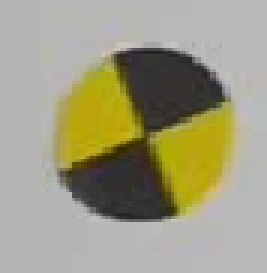
#> input picture target.jpg, 89 x 91 px (shown 3 times larger)
$ python main.py --video selected_keypoints.jpg --target target.jpg
#> lines starting #> are read from the running program, lines starting #| are printed output that depends on the picture; after the words box and inside, x2 and y2 are one past the last pixel; in counts of white or black regions, pixels touching at a corner belong together
#> in main, template is the input picture: shape (91, 89, 3); mean B, G, R 130.9, 156.3, 159.8
import cv2
import numpy as np
import argparse
import sys


# -------------------- basic preprocessing --------------------

def preprocess_gray(img):
    if len(img.shape) == 3:
        gray = cv2.cvtColor(img, cv2.COLOR_BGR2GRAY)
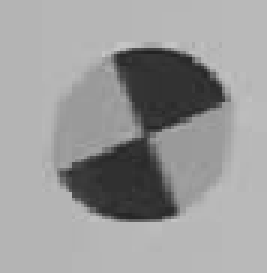
#> gray: shape (91, 89) (shown 3 times larger); min 34, max 198, mean 154.5
    else:
        gray = img.copy()
    gray = cv2.GaussianBlur(gray, (3, 3), 0)
    return gray


def preprocess_edge(img):
    gray = preprocess_gray(img)
    edge = cv2.Canny(gray, 50, 150)
    return edge


# -------------------- rotate / scale template --------------------

def rotate_bound_with_matrix(img, angle, border_value=0):
    h, w = img.shape[:2]
    cx, cy = w / 2.0, h / 2.0

    M = cv2.getRotationMatrix2D((cx, cy), angle, 1.0)

    cos = abs(M[0, 0])
    sin = abs(M[0, 1])

    nw = int(h * sin + w * cos)
    nh = int(h * cos + w * sin)

    M[0, 2] += nw / 2.0 - cx
    M[1, 2] += nh / 2.0 - cy

    rotated = cv2.warpAffine(img, M, (nw, nh), borderValue=border_value)
    return rotated, M


def rotate_bound(img, angle, border_value=0):
    rotated, _ = rotate_bound_with_matrix(img, angle, border_value)
    return rotated


# -------------------- target keypoints --------------------

def detect_target_keypoints(template, max_corners=120, quality=0.01, min_distance=5):
    gray = preprocess_gray(template)

    corners = cv2.goodFeaturesToTrack(
        gray,
        maxCorners=max_corners,
        qualityLevel=quality,
        minDistance=min_distance,
        blockSize=3,
        useHarrisDetector=False
    )
#> corners = 29 rows, first 8: [58, 70], [20, 57], [38, 19], [46, 44], [74, 32], [51, 46], [63, 19], [24, 66]

    if corners is None:
        return []

    points = []
    for p in corners.reshape(-1, 2):
        points.append((float(p[0]), float(p[1])))
#> this loop made 29 passes
#> p on passes 1 to 12: [58, 70], [20, 57], [38, 19], [46, 44], [74, 32], [51, 46], [63, 19], [24, 66], [24, 54], [30, 70], [70, 24], [39, 49]
#> after the loop, points = 29 pairs, first value 20 to 74, second value 15 to 73

    return points


def parse_mark_kp(text, keypoints):
    if text is None or text.strip() == "":
        return []

    selected = []
    parts = text.replace(";", ",").split(",")

    for part in parts:
        part = part.strip()
        if part == "":
            continue
        idx = int(part)
        if idx < 0 or idx >= len(keypoints):
            raise RuntimeError(f"--mark-kp 里面的索引 {idx} 越界，当前关键点数量是 {len(keypoints)}")
        selected.append(idx)

    return selected


def parse_mark_xy(text):
    if text is None or text.strip() == "":
        return []

    points = []
    groups = text.split(";")

    for g in groups:
        g = g.strip()
        if g == "":
            continue
        xy = g.split(",")
        if len(xy) != 2:
            raise RuntimeError("--mark-xy 格式应为：x,y;x,y 例如：12,30;50,70")
        x = float(xy[0].strip())
        y = float(xy[1].strip())
        points.append((x, y))

    return points


# [83 lines left out: functions draw_keypoint_preview, select_keypoints_interactive, not called in this run]


# -------------------- template bank --------------------

def transform_points_for_template(selected_points, scale, rotate_matrix):
    offsets = []

    for x, y in selected_points:
        px = x * scale
        py = y * scale
        rx = rotate_matrix[0, 0] * px + rotate_matrix[0, 1] * py + rotate_matrix[0, 2]
        ry = rotate_matrix[1, 0] * px + rotate_matrix[1, 1] * py + rotate_matrix[1, 2]
        offsets.append((float(rx), float(ry)))

    return offsets


def build_template_bank(
    template,
    min_scale,
    max_scale,
    scale_step,
    angle_step,
    selected_points=None,
    min_template_size=8
):
    bank = []
    selected_points = selected_points or []

    tpl_gray_base = preprocess_gray(template)
    tpl_edge_base = preprocess_edge(template)

    gray_border = int(np.median(tpl_gray_base))

    scales = np.arange(min_scale, max_scale + 1e-6, scale_step)
    angles = np.arange(0, 181, angle_step)

    for scale in scales:
        tw = int(template.shape[1] * scale)
        th = int(template.shape[0] * scale)

        if tw < min_template_size or th < min_template_size:
            continue

        resized_gray = cv2.resize(
            tpl_gray_base,
            (tw, th),
            interpolation=cv2.INTER_LINEAR
        )

        resized_edge = cv2.resize(
            tpl_edge_base,
            (tw, th),
            interpolation=cv2.INTER_LINEAR
        )

        for angle in angles:
            rot_gray, M_gray = rotate_bound_with_matrix(resized_gray, angle, border_value=gray_border)
            rot_edge, _ = rotate_bound_with_matrix(resized_edge, angle, border_value=0)

            h, w = rot_gray.shape[:2]

            if w < min_template_size or h < min_template_size:
                continue

            mark_offsets = transform_points_for_template(selected_points, scale, M_gray)

            bank.append({
                "gray": rot_gray,
                "edge": rot_edge,
                "w": w,
                "h": h,
                "scale": float(scale),
                "angle": float(angle),
                "mark_offsets": mark_offsets
            })

    print("template bank size:", len(bank))
    return bank


# -------------------- match / NMS --------------------

def nms(boxes, scores, iou_thresh):
    if len(boxes) == 0:
        return []

    boxes = np.array(boxes, dtype=np.float32)
    scores = np.array(scores, dtype=np.float32)

    x1 = boxes[:, 0]
    y1 = boxes[:, 1]
    x2 = boxes[:, 2]
    y2 = boxes[:, 3]

    areas = np.maximum(1, x2 - x1 + 1) * np.maximum(1, y2 - y1 + 1)
    order = scores.argsort()[::-1]

    keep = []

    while order.size > 0:
        i = order[0]
        keep.append(i)

        xx1 = np.maximum(x1[i], x1[order[1:]])
        yy1 = np.maximum(y1[i], y1[order[1:]])
        xx2 = np.minimum(x2[i], x2[order[1:]])
        yy2 = np.minimum(y2[i], y2[order[1:]])

        w = np.maximum(0, xx2 - xx1 + 1)
        h = np.maximum(0, yy2 - yy1 + 1)

        inter = w * h
        iou = inter / (areas[i] + areas[order[1:]] - inter + 1e-6)

        remain = np.where(iou <= iou_thresh)[0]
        order = order[remain + 1]

    return keep


def get_local_maxima(res, score_thresh, max_hits):
    mask = res >= score_thresh

    if not np.any(mask):
        return []

    kernel = np.ones((3, 3), np.uint8)
    local_max = res == cv2.dilate(res, kernel)
    mask = mask & local_max

    ys, xs = np.where(mask)

    if len(xs) == 0:
        return []

    vals = res[ys, xs]

    if len(vals) > max_hits:
        idx = np.argpartition(vals, -max_hits)[-max_hits:]
        xs = xs[idx]
        ys = ys[idx]
        vals = vals[idx]

    order = np.argsort(vals)[::-1]

    hits = []
    for i in order:
        hits.append((int(xs[i]), int(ys[i]), float(vals[i])))

    return hits


def match_frame(
    frame,
    template_bank,
    score_thresh,
    nms_iou,
    top_k,
    max_hits_per_template,
    gray_weight,
    edge_weight
):
    frame_gray = preprocess_gray(frame)
    frame_edge = preprocess_edge(frame)

    H, W = frame_gray.shape[:2]

    boxes = []
    scores = []
    infos = []

    for item in template_bank:
        tpl_gray = item["gray"]
        tpl_edge = item["edge"]
        tw = item["w"]
        th = item["h"]

        if tw >= W or th >= H:
            continue

        res_gray = cv2.matchTemplate(
            frame_gray,
            tpl_gray,
            cv2.TM_CCOEFF_NORMED
        )

        res_edge = cv2.matchTemplate(
            frame_edge,
            tpl_edge,
            cv2.TM_CCOEFF_NORMED
        )

        res = gray_weight * res_gray + edge_weight * res_edge

        hits = get_local_maxima(
            res,
            score_thresh=score_thresh,
            max_hits=max_hits_per_template
        )

        for x, y, score in hits:
            boxes.append([x, y, x + tw, y + th])
            scores.append(score)
            infos.append({
                "scale": item["scale"],
                "angle": item["angle"],
                "mark_offsets": item["mark_offsets"]
            })

    if len(boxes) == 0:
        return []

    keep = nms(boxes, scores, iou_thresh=nms_iou)

    detections = []

    for idx in keep:
        detections.append({
            "box": boxes[idx],
            "score": scores[idx],
            "scale": infos[idx]["scale"],
            "angle": infos[idx]["angle"],
            "mark_offsets": infos[idx]["mark_offsets"]
        })

    detections.sort(key=lambda x: x["score"], reverse=True)
    return detections[:top_k]


# -------------------- jump-fix smoothing --------------------

# [60 lines left out: functions box_info, pair_prev_curr, jump_diff_and_thr, not called in this run]


def is_box_jump(prev_det, curr_det):
    diff, thr, _ = jump_diff_and_thr(prev_det, curr_det)
    return diff > thr


# [256 lines left out: functions union_search_rect, random_jitter_pads, local_refine_detection, fix_jumping_detections, draw_target_mark, not called in this run]


def draw_detections(frame, detections, show_text=True, show_selected_points=True):
    out = frame.copy()

    for det in detections:
        x1, y1, x2, y2 = det["box"]
        score = det["score"]

        x1 = int(round(x1))
        y1 = int(round(y1))
        x2 = int(round(x2))
        y2 = int(round(y2))

        cx = (x1 + x2) // 2
        cy = (y1 + y2) // 2

        cv2.rectangle(out, (x1, y1), (x2, y2), (0, 255, 0), 2)

        # cross = 10
        # cv2.line(out, (cx - cross, cy), (cx + cross, cy), (0, 0, 255), 2)
        # cv2.line(out, (cx, cy - cross), (cx, cy + cross), (0, 0, 255), 2)
        cv2.circle(out, (cx, cy), 3, (255, 0, 0), -1)

        if show_selected_points:
            for i, (ox, oy) in enumerate(det.get("mark_offsets", [])):
                px = x1 + ox
                py = y1 + oy
                draw_target_mark(out, px, py, label=i)

        if show_text:
            text = f"{score:.2f} a:{det['angle']:.0f} s:{det['scale']:.2f}"
            cv2.putText(
                out,
                text,
                (x1, max(20, y1 - 6)),
                cv2.FONT_HERSHEY_SIMPLEX,
                0.5,
                (0, 255, 0),
                2
            )

    return out


# -------------------- main --------------------

def main():
    parser = argparse.ArgumentParser()

    parser.add_argument("--video", required=False)
    parser.add_argument("--target", required=True)
    parser.add_argument("--out", default="result.mp4")

    parser.add_argument("--min-scale", type=float, default=0.3)
    parser.add_argument("--max-scale", type=float, default=2.5)
    parser.add_argument("--scale-step", type=float, default=0.08)

    parser.add_argument("--angle-step", type=float, default=15)

    parser.add_argument("--score-thresh", type=float, default=0.28)
    parser.add_argument("--nms-iou", type=float, default=0.35)
    parser.add_argument("--top-k", type=int, default=30)

    parser.add_argument("--max-hits-per-template", type=int, default=20)

    parser.add_argument("--gray-weight", type=float, default=0.35)
    parser.add_argument("--edge-weight", type=float, default=0.65)

    parser.add_argument("--no-text", action="store_true")
    parser.add_argument("--no-selected-points", action="store_true")
    parser.add_argument("--smooth", action="store_true")

    parser.add_argument("--kp-preview", default="")
    parser.add_argument("--preview-only", action="store_true")
    parser.add_argument("--select-kp", action="store_true")
    parser.add_argument("--mark-kp", default="")
    parser.add_argument("--mark-xy", default="")

    parser.add_argument("--kp-max-corners", type=int, default=120)
    parser.add_argument("--kp-quality", type=float, default=0.01)
    parser.add_argument("--kp-min-distance", type=float, default=5)
    parser.add_argument("--kp-select-radius", type=float, default=25)

    args = parser.parse_args()

    template = cv2.imread(args.target)
    if template is None:
        raise RuntimeError("target.jpg 读取失败")

    keypoints = detect_target_keypoints(
        template,
        max_corners=args.kp_max_corners,
        quality=args.kp_quality,
        min_distance=args.kp_min_distance
    )
#> keypoints has the same summary as points in detect_target_keypoints

    print("target keypoints:", len(keypoints))
#| target keypoints: 29
    for i, (x, y) in enumerate(keypoints):
        print(f"kp {i}: x={x:.1f}, y={y:.1f}")
#> this loop made 29 passes
#| kp 0: x=58.0, y=70.0
#| kp 1: x=20.0, y=57.0
#| kp 2: x=38.0, y=19.0
#| kp 3: x=46.0, y=44.0
#| kp 4: x=74.0, y=32.0
#| kp 5: x=51.0, y=46.0
#| kp 6: x=63.0, y=19.0
#| kp 7: x=24.0, y=66.0
#> (further printed lines are left out)

    selected_indices = parse_mark_kp(args.mark_kp, keypoints)
#> selected_indices = []

    if args.select_kp:
        selected_indices = select_keypoints_interactive(
            template,
            keypoints,
            radius=args.kp_select_radius
        )

    selected_points = [keypoints[i] for i in selected_indices]
#> selected_points = []
    selected_points.extend(parse_mark_xy(args.mark_xy))

    print("selected target points:", len(selected_points))
#| selected target points: 0
    for i, (x, y) in enumerate(selected_points):
        print(f"selected {i}: x={x:.1f}, y={y:.1f}")
#> this loop made 0 passes

    if args.kp_preview != "":
        preview = draw_keypoint_preview(template, keypoints, selected_indices)
        cv2.imwrite(args.kp_preview, preview)
        print("saved keypoint preview:", args.kp_preview)

    if args.preview_only:
        return

    if not args.video:
        raise RuntimeError("没有传入 --video。只生成关键点预览时可以加 --preview-only。")

    cap = cv2.VideoCapture(args.video)
    if not cap.isOpened():
        raise RuntimeError("mp4 视频读取失败")

    template_bank = build_template_bank(
        template=template,
        min_scale=args.min_scale,
        max_scale=args.max_scale,
        scale_step=args.scale_step,
        angle_step=args.angle_step,
        selected_points=selected_points
    )
#> in preprocess_edge, `edge = cv2.Canny(gray, 50, 150)`:
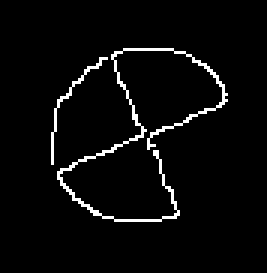
#> edge: shape (91, 89) (shown 3 times larger); 3.6% white in thin lines or dots, all inside (x1, y1, x2, y2) = (17, 16, 76, 74)
#> in build_template_bank, `gray_border = int(np.median(tpl_gray_base))`: gray_border = 180
#> the loop in build_template_bank, `for scale in scales:` made 28 passes
#> tw on pass 2: 33
#| template bank size: 364

    if len(template_bank) == 0:
        raise RuntimeError("模板库为空，检查 scale 参数或者 target.jpg 尺寸")

    fps = cap.get(cv2.CAP_PROP_FPS)
    if fps <= 0:
        fps = 25

    width = int(cap.get(cv2.CAP_PROP_FRAME_WIDTH))
    height = int(cap.get(cv2.CAP_PROP_FRAME_HEIGHT))

    fourcc = cv2.VideoWriter_fourcc(*"mp4v")
    writer = cv2.VideoWriter(args.out, fourcc, fps, (width, height))

    frame_id = 0
    prev_detections = None

    while True:
        ok, frame = cap.read()
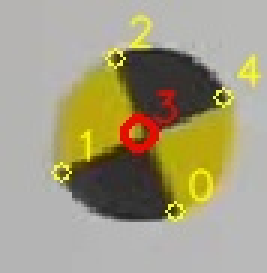
#> input picture selected_keypoints.jpg, 89 x 91 px (shown 3 times larger)
#> frame is the input picture: shape (91, 89, 3); mean B, G, R 128.5, 157.1, 164
        if not ok:
            break

        detections = match_frame(
            frame=frame,
            template_bank=template_bank,
            score_thresh=args.score_thresh,
            nms_iou=args.nms_iou,
            top_k=args.top_k,
            max_hits_per_template=args.max_hits_per_template,
            gray_weight=args.gray_weight,
            edge_weight=args.edge_weight
        )
#> in preprocess_edge (call 2), `edge = cv2.Canny(gray, 50, 150)`: edge: shape (91, 89); 4.4% white in thin lines or dots, all inside (x1, y1, x2, y2) = (19, 16, 76, 74)
#> the loop in match_frame, `for item in template_bank:` made 364 passes
#> pass 1, in match_frame, `res_gray = cv2.matchTemplate( frame_gray, tpl_gray, cv2.TM_CCOEFF_NORM..`:
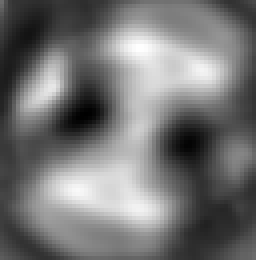
#> res_gray: shape (65, 64) float32 (shown 4 times larger); min -0.362, max 0.453, mean 0.0114; drawn with min black and max white
#> pass 1, in match_frame, `res_edge = cv2.matchTemplate( frame_edge, tpl_edge, cv2.TM_CCOEFF_NORM..`:
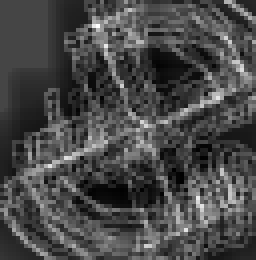
#> res_edge: shape (65, 64) float32 (shown 4 times larger); min -0.0795, max 0.212, mean 0.00394; drawn with min black and max white
#> pass 1, in match_frame, `res = gray_weight * res_gray + edge_weight * res_edge`:
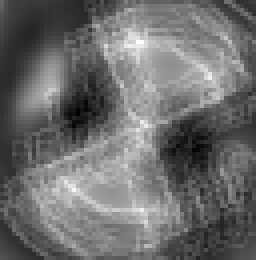
#> res: shape (65, 64) float32 (shown 4 times larger); min -0.164, max 0.233, mean 0.00655; drawn with min black and max white
#> the loop in match_frame, `for idx in keep:` made 3 passes
#> idx on passes 1 to 2: 49, 6

        if args.smooth and prev_detections is not None:
            detections = fix_jumping_detections(
                frame=frame,
                prev_dets=prev_detections,
                curr_dets=detections,
                template_bank=template_bank,
                score_thresh=args.score_thresh,
                gray_weight=args.gray_weight,
                edge_weight=args.edge_weight,
                frame_id=frame_id
            )

        marked = draw_detections(
            frame,
            detections,
            show_text=not args.no_text,
            show_selected_points=not args.no_selected_points
        )
#> the loop in draw_detections, `for det in detections:` made 3 passes
#> after the loop in draw_detections, `for det in detections:`:
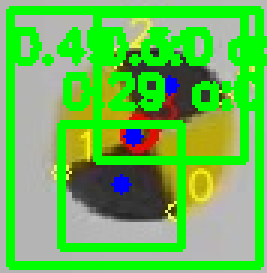
#> out: shape (91, 89, 3) (shown 3 times larger); mean B, G, R 82.9, 189.5, 102.3

        writer.write(marked)

        prev_detections = detections
        frame_id += 1
        print(f"frame {frame_id}: detected {len(detections)}")
#| frame 1: detected 3

    cap.release()
    writer.release()

    print("done:", args.out)


if __name__ == "__main__":
    main()
